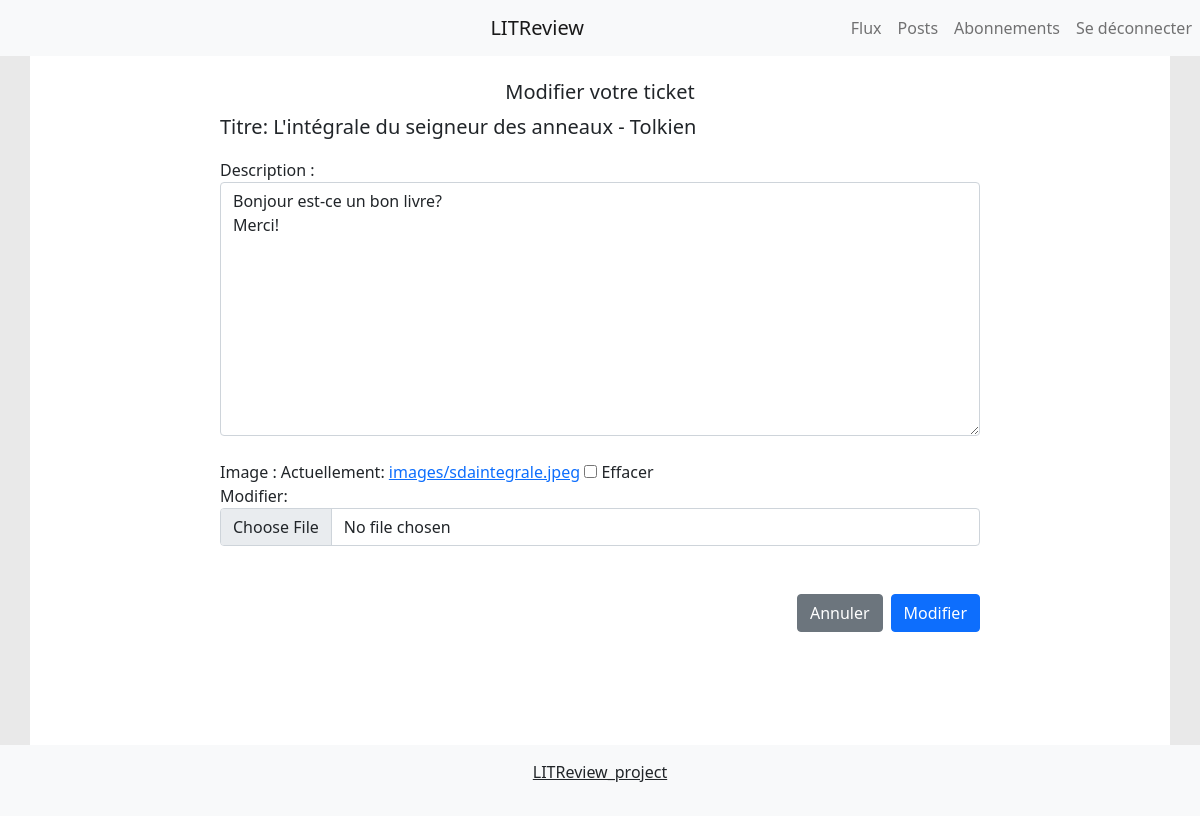
Screenshot of /update_ticket/37/ (signed in) with the database file from the repository.
### review/models.py (models this page shows)
class Ticket(models.Model):
    title = models.CharField(max_length=128)
    description = models.TextField(max_length=2048, blank=True)
    user = models.ForeignKey(to=settings.AUTH_USER_MODEL, on_delete=models.CASCADE)
    image = models.ImageField(null=True, blank=True, upload_to='images/')
    time_created = models.DateTimeField(auto_now_add=True)

### review/views.py (the view, shortened to what this page needs)
# urls.py: path('update_ticket/<int:pk>/', EditTicket.as_view(), name='edit_ticket'),
@method_decorator(login_required, name='dispatch')
class EditTicket(UpdateView):
    model = Ticket
    fields = ('description', 'image', )
    template_name = 'review/new_ticket.html'
    def get_queryset(self):
        queryset = super().get_queryset()
        return queryset.filter(user=self.request.user)

### review/templatetags/form_tags.py (called while the page is built)
@register.filter
def field_type(bound_field):
    return bound_field.field.widget.__class__.__name__

@register.filter
def input_class(bound_field):
    css_class = ''
    if bound_field.form.is_bound:
        if bound_field.errors:
            css_class = 'is-invalid'
        elif field_type(bound_field) != 'PasswordInput':
            css_class = 'is-valid'
    return 'form-control {}'.format(css_class)

### review/templates/review/new_ticket.html (shortened to what this page needs)
{% extends 'review/base.html'  %}
{% load static %}
{% block body %}
  <div class="col-8">
    <br>
    {% if page == '/new_ticket/'%}
    <h1 class="fs-5 text-center">Créer un nouveau ticket</h1>
    {% else %}
    <h1 class="fs-5 text-center">Modifier votre ticket</h1>
    <p class="fs-5">Titre: {{ticket.title}}</p>
    {% endif %}
      <form method="post" enctype="multipart/form-data">
        {% include 'includes/form.html' %}
        <br>
        {% if page == '/new_ticket/'%}
        <button type="submit" class="btn btn-primary float-end">Envoyer</button>
        {% else %}
        <button type="submit" class="btn btn-primary float-end">Modifier</button>
        <button type="button" class="btn btn-secondary float-end me-2 " onclick="window.location.href= '{% url 'review:index' %}'">Annuler</button>
        {% endif %}
      </form>
  </div>
{% endblock %}

### review/templates/includes/form.html (shortened to what this page needs)
{% load widget_tweaks %}
{% load form_tags %}
{% for field in form %}
{% if field|field_type == 'RadioSelect' %}
  <div class="form-group d-flex flex-column">
    {{ field.label_tag }}
    {% render_field field class="form-check" %}
  </div>
  <br>
{% else %}
  <div class="form-group">
    {{ field.label_tag }}
    {% render_field field class=field|input_class %}
  </div>
  <br>
    {% endif %}
{% endfor %}

### review/static/css/base_style.css (style rules this page uses)
html, body { height: 100% }

### rows the page displays
Ticket: title "L'intégrale du seigneur des anneaux - Tolkien", description "Bonjour est-ce un bon livre? Merci!"

### other values shown
{{ field.label_tag }} "Description :" "Image :"
